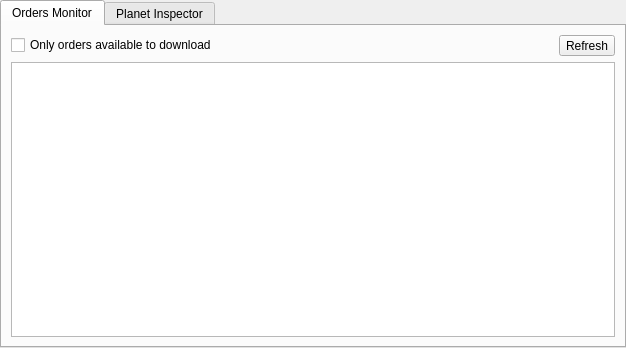
<?xml version="1.0" encoding="UTF-8"?>
<ui version="4.0">
 <class>PlanetOrdersMonitorDockWidget</class>
 <widget class="QDockWidget" name="PlanetOrdersMonitorDockWidget">
  <property name="geometry">
   <rect>
    <x>0</x>
    <y>0</y>
    <width>626</width>
    <height>348</height>
   </rect>
  </property>
  <property name="windowTitle">
   <string>Orders Monitor / Planet Inspector</string>
  </property>
  <widget class="QWidget" name="dockWidgetContents">
   <layout class="QVBoxLayout" name="verticalLayout_2">
    <property name="leftMargin">
     <number>0</number>
    </property>
    <property name="topMargin">
     <number>0</number>
    </property>
    <property name="rightMargin">
     <number>0</number>
    </property>
    <property name="bottomMargin">
     <number>0</number>
    </property>
    <item>
     <widget class="QTabWidget" name="tabWidget">
      <property name="currentIndex">
       <number>0</number>
      </property>
      <widget class="QWidget" name="tab">
       <attribute name="title">
        <string>Orders Monitor</string>
       </attribute>
       <layout class="QVBoxLayout" name="verticalLayout">
        <item>
         <layout class="QHBoxLayout" name="horizontalLayout">
          <item>
           <widget class="QCheckBox" name="chkOnlyDownloadable">
            <property name="text">
             <string>Only orders available to download</string>
            </property>
           </widget>
          </item>
          <item>
           <spacer name="horizontalSpacer">
            <property name="orientation">
             <enum>Qt::Horizontal</enum>
            </property>
            <property name="sizeHint" stdset="0">
             <size>
              <width>40</width>
              <height>20</height>
             </size>
            </property>
           </spacer>
          </item>
          <item>
           <widget class="QToolButton" name="btnRefresh">
            <property name="text">
             <string>Refresh</string>
            </property>
           </widget>
          </item>
         </layout>
        </item>
        <item>
         <widget class="QListWidget" name="listOrders"/>
        </item>
       </layout>
      </widget>
      <widget class="QWidget" name="tab_2">
       <attribute name="title">
        <string>Planet Inspector</string>
       </attribute>
      </widget>
     </widget>
    </item>
   </layout>
  </widget>
 </widget>
 <resources/>
 <connections/>
</ui>
